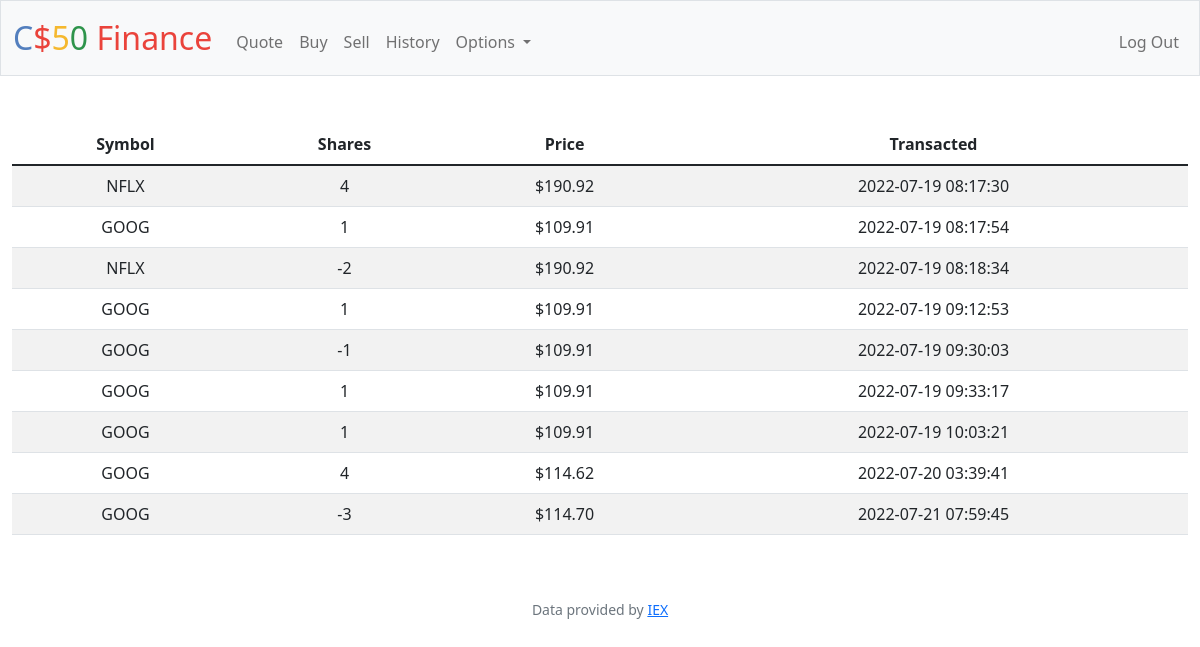
The app's page /history (signed in) with its own data.
### tables this page shows
CREATE TABLE activity (
a_id INTEGER NOT NULL,
symbol TEXT NOT NULL,
shares INTEGER NOT NULL,
price NUMERIC NOT NULL,
dt DATETIME DEFAULT CURRENT_TIMESTAMP,
FOREIGN KEY(a_id) REFERENCES users(id)
);

### app.py (the view)
@app.route("/history")
@login_required
def history():
    data = db.execute("SELECT * FROM activity WHERE a_id = ? ORDER BY dt", session["user_id"])
    return render_template("history.html", user_data=data)

### app.py (called while the page is built)
@app.after_request
def after_request(response):
    response.headers["Cache-Control"] = "no-cache, no-store, must-revalidate"
    response.headers["Expires"] = 0
    response.headers["Pragma"] = "no-cache"
    return response

### helpers.py (called while the page is built)
def login_required(f):
    @wraps(f)
    def decorated_function(*args, **kwargs):
        if session.get("user_id") is None:
            return redirect("/login")
        return f(*args, **kwargs)
    return decorated_function

def usd(value):
    return f"${value:,.2f}"

### templates/history.html (shortened to what this page needs)
{% extends "layout.html" %}
{% block main %}
    <table class="table table-striped">
        <thead>
            <tr>
                <th>Symbol</th>
                <th>Shares</th>
                <th>Price</th>
                <th>Transacted</th>
            </tr>
        </thead>
        <tbody>
            {% for data in user_data %}
                <tr>
                    <td>{{ data["symbol"] }}</td>
                    <td>{{ data["shares"] }}</td>
                    <td>{{ data["price"] | usd }}</td>
                    <td>{{ data["dt"] }}</td>
                </tr>
            {% endfor %}
        </tbody>
    </table>
{% endblock %}

### templates/layout.html (shortened to what this page needs)
<!DOCTYPE html>
<html lang="en">
    <head>
        <link href="https://cdn.jsdelivr.net/npm/bootstrap@5.1.3/dist/css/bootstrap.min.css" rel="stylesheet">
        <link href="/static/styles.css" rel="stylesheet">
    </head>
    <body>
        <nav class="bg-light border navbar navbar-expand-md navbar-light">
            <div class="container-fluid">
                <a class="navbar-brand" href="/"><span class="blue">C</span><span class="red">$</span><span class="yellow">5</span><span class="green">0</span> <span class="red">Finance</span></a>
                <div class="collapse navbar-collapse" id="navbar">
                    {% if session["user_id"] %}
                        <ul class="navbar-nav me-auto mt-2">
                            <li class="nav-item"><a class="nav-link" href="/quote">Quote</a></li>
                            <li class="nav-item"><a class="nav-link" href="/buy">Buy</a></li>
                            <li class="nav-item"><a class="nav-link" href="/sell">Sell</a></li>
                            <li class="nav-item"><a class="nav-link" href="/history">History</a></li>
                            <li class="nav-item dropdown">
                                <a class="nav-link dropdown-toggle" id="navbarDropdown" role="button" data-bs-toggle="dropdown" aria-expanded="false">
                                  Options
                                </a>
                            </li>
                        </ul>
                        <ul class="navbar-nav ms-auto mt-2">
                            <li class="nav-item"><a class="nav-link" href="/logout">Log Out</a></li>
                        </ul>
                    {% else %}
                        <ul class="navbar-nav ms-auto mt-2">
                            <li class="nav-item"><a class="nav-link" href="/register">Register</a></li>
                            <li class="nav-item"><a class="nav-link" href="/login">Log In</a></li>
                        </ul>
                    {% endif %}
                </div>
            </div>
        </nav>
        <main class="container-fluid py-5 text-center">
            {% block main %}{% endblock %}
        </main>
        <footer class="mb-5 small text-center text-muted">
            Data provided by <a href="https://iexcloud.io/">IEX</a>
        </footer>
    </body>
</html>

### static/styles.css (style rules this page uses)
nav .navbar-brand { font-size: xx-large; }
nav .navbar-brand .blue { color: #537fbe; }
nav .navbar-brand .red { color: #ea433b; }
nav .navbar-brand .yellow { color: #f5b82e; }
nav .navbar-brand .green { color: #2e944b; }

### records on screen
activity: symbol "NFLX", shares "4", price "$190.92", dt "2022-07-19 08:17:30"
activity: symbol "GOOG", shares "1", price "$109.91", dt "2022-07-19 08:17:54"
activity: symbol "NFLX", shares "-2", price "$190.92", dt "2022-07-19 08:18:34"
activity: symbol "GOOG", shares "1", price "$109.91", dt "2022-07-19 09:12:53"
activity: symbol "GOOG", shares "-1", price "$109.91", dt "2022-07-19 09:30:03"
activity: symbol "GOOG", shares "1", price "$109.91", dt "2022-07-19 09:33:17"
activity: symbol "GOOG", shares "1", price "$109.91", dt "2022-07-19 10:03:21"
activity: symbol "GOOG", shares "4", price "$114.62", dt "2022-07-20 03:39:41"
activity: symbol "GOOG", shares "-3", price "$114.70", dt "2022-07-21 07:59:45"
